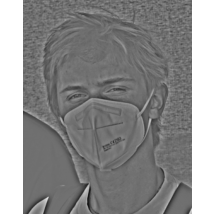
#> input picture fourier/profil.png, 214 x 214 px, found by its file name; its folder holds only this picture in this run
$ python fouriertransformation.py
#> lines starting #> are read from the running program, lines starting #| are printed output that depends on the picture
__file__ = 'fouriertransformation.py'
import pathlib
import scipy.fftpack as fft
from skimage import color
from skimage import io
from matplotlib import pyplot as plt


def fourier(img):
    return fft.rfft(x=img, axis=1)


try:
    Image_Name = input("Image_Name:")
#> the answer given: profil.png
    path = str(pathlib.Path(__file__).absolute().parent)+'/fourier/'+str(Image_Name)
    try:
        imgi = io.imread(path)[:,:,:3]
#> imgi: shape (214, 214, 3); min 19, max 255, mean 141.7
        imgg = color.rgb2gray(imgi)
    except:
        imgi = io.imread(path)
        imgg = color.rgb2gray(imgi)
except:
    print('Does not exist')
    exit()

transformed = fourier(imgg)
#> in fourier, `return fft.rfft(x=img, axis=1)`:
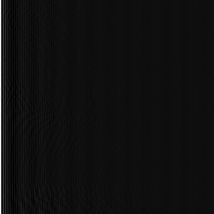
#> returned value: shape (214, 214) float64; min -7.45, max 121.7, mean 0.8; drawn with min black and max white

plt.imshow(transformed, cmap = "gray")
plt.savefig('fourier/transformed_'+str(Image_Name))
plt.show()
